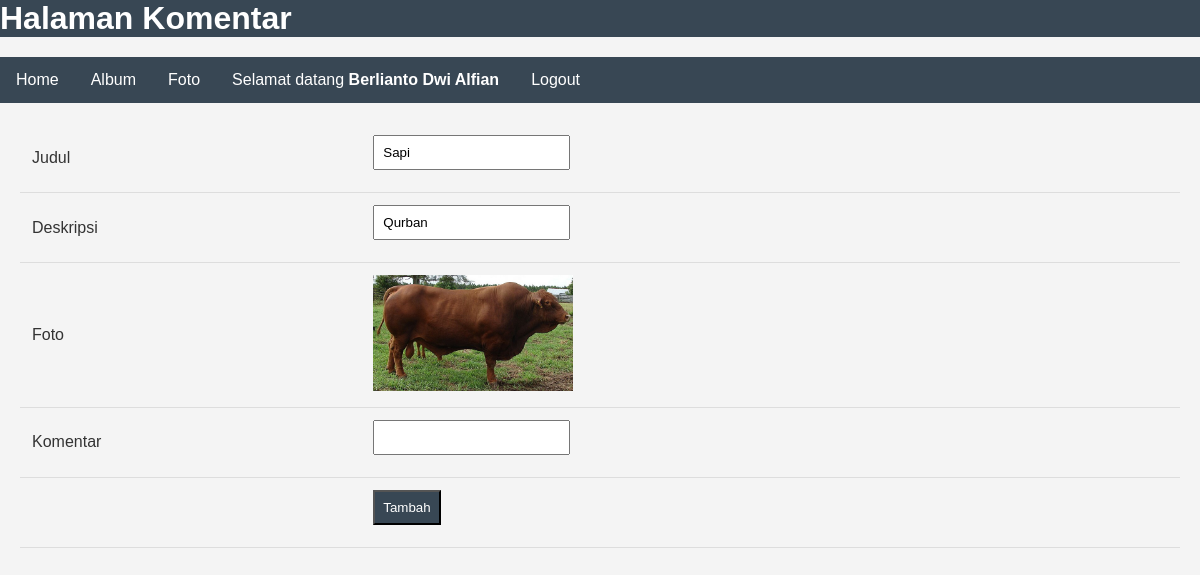
Page /komentar.php?fotoid=10 (signed in) on the committed database.
### tables this page shows
CREATE TABLE `foto` (
  `fotoid` int(11) NOT NULL,
  `judulfoto` varchar(255) NOT NULL,
  `deskripsifoto` text NOT NULL,
  `tanggalunggah` date NOT NULL,
  `lokasifile` varchar(255) NOT NULL,
  `albumid` int(11) NOT NULL,
  `userid` int(11) NOT NULL
);

### komentar.php (the view, shortened to what this page needs)
<!DOCTYPE html>
<html lang="en">
<head>
</head>
<body>
    <h1>Halaman Komentar</h1>
    <ul>
        <li><a href="index.php">Home</a></li>
        <li><a href="album.php">Album</a></li>
        <li><a href="foto.php">Foto</a></li>
        <li><a>Selamat datang <b><?=$_SESSION['namalengkap']?></b>
        <li><a href="logout.php">Logout</a></li>
    </ul>
    <form action="tambah_komentar.php" method="post">
        <?php
            include "koneksi.php";
            $fotoid=$_GET['fotoid'];
            $sql=mysqli_query($conn,"select * from foto where fotoid='$fotoid'");
            while($data=mysqli_fetch_array($sql)){
        ?>
        <table>
            <tr>
                <td>Judul</td>
                <td><input type="text" name="judulfoto" value="<?=$data['judulfoto']?>"></td>
            </tr>
            <tr>
                <td>Deskripsi</td>
                <td><input type="text" name="deskripsifoto" value="<?=$data['deskripsifoto']?>"></td>
            </tr>
            <tr>
                <td>Foto</td>
                <td><img src="gambar/<?=$data['lokasifile']?>" width="200px"></td>
            </tr>
            <tr>
                <td>Komentar</td>
                <td><input type="text" name="isikomentar"></td>
            </tr>
            <tr>
                <td></td>
                <td><input type="submit" value="Tambah"></td>
            </tr>
        </table>
        <?php
            }
        ?>
    </form>
</body>
</html>

### komentar.php (style rules this page uses)
body { font-family: Arial, sans-serif; margin: 0; padding: 0; background-color: #f4f4f4; color: #333; }
h1 { list-style-type: none; margin: 0; padding: 0; overflow: hidden; color: white; background-color: #384754 }
ul { list-style-type: none; padding: 0; margin: 20px 0; background-color: #384754; overflow: hidden; }
li { float: left; }
li a { display: block; color: white; text-align: center; padding: 14px 16px; text-decoration: none; }
form { margin: 20px; }
table { width: 100%; border-collapse: collapse; margin-top: 20px; }
th, td { padding: 12px; text-align: left; border-bottom: 1px solid #ddd; }
input[type="text"], input[type="submit"] { padding: 8px; margin-bottom: 10px; }
input[type="submit"] { background-color: #384754; color: white; cursor: pointer; }
img { max-width: 100%; height: auto; }

### rows in the picture
foto: judulfoto "Sapi", deskripsifoto "Qurban", lokasifile (picture)

### other values in the picture
$_SESSION['namalengkap'] "Berlianto Dwi Alfian"
